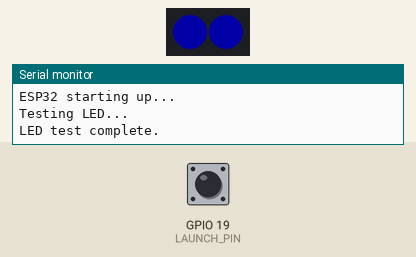
A program run on a simulated ESP32. Shown: 2 RGB LEDs in strip order, left to right, the last lines printed to the serial monitor. The inputs (shaded band) are chosen by the test bench; at power-on: GPIO 19 (LAUNCH_PIN) HIGH. Dim RGB values are drawn brighter than linear; random numbers use the default seed unless the program sets one.

Above: at 2.2 s.
2.3 s: GPIO 19 (LAUNCH_PIN) pulled LOW for 0.15 s
At 2.8 s:
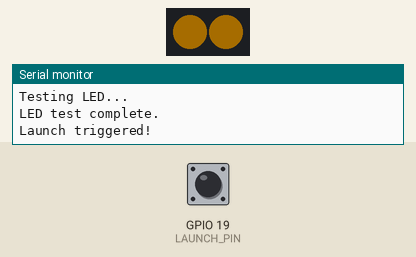
At 3.3 s:
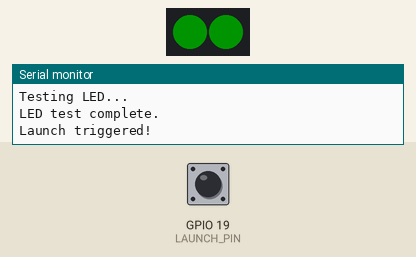
Timing chart, 0 to 5.3 s (numbered marks = the images above; inputs shaded):
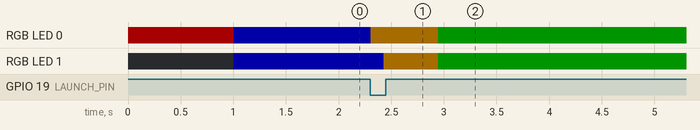

Measured:
- after the input at 2.3 s, RGB LED 0: RGB(0, 0, 40) → RGB(40, 26, 0) at once, → RGB(0, 20, 0) 0.64 s later; RGB LED 1: RGB(0, 0, 40) → RGB(40, 26, 0) after 0.13 s, → RGB(0, 20, 0) 0.52 s later

The program:

main.cpp
```cpp
#include <FastLED.h>

constexpr uint8_t LED_PIN = 33;
constexpr uint8_t NUM_LEDS = 2;
constexpr uint8_t BRIGHTNESS = 40;
constexpr uint8_t LAUNCH_PIN = 19;

CRGB leds[NUM_LEDS];

int lastLaunchState = HIGH;
bool launchTriggered = false;
bool showingResult = false;

// ---- TEMPORARY INPUTS ----
int tempC = 15;              // Change to 0, 5, 10, 15 to test
bool overrideActive = false;

// ---- Compute Survival Percentage (0-100) ----
uint8_t computeSurvivalPercent(int temp, bool overrideFlag) {
  int survival = 90; // percent

  if (temp <= 0) survival -= 40;
  else if (temp <= 5) survival -= 25;
  else if (temp <= 10) survival -= 10;

  if (overrideFlag) survival -= 15;

  survival = constrain(survival, 0, 100);
  return static_cast<uint8_t>(survival);
}

// ---- Idle State ----
void idleAnimation() {
  fill_solid(leds, NUM_LEDS, CRGB::Blue);
  FastLED.show();
}

// ---- Launch Sequence ----
void runLaunchSequence() {
  // Countdown sweep (builds up orange bar)
  for (uint8_t i = 0; i < NUM_LEDS; ++i) {
    leds[i] = CRGB::Orange;
    FastLED.show();
    delay(120);
  }

  delay(400);

  // Compute probability as integer percent
  uint8_t survivalPct = computeSurvivalPercent(tempC, overrideActive);

  // Visual probability bar (number of green LEDs)
  uint8_t litCount = (survivalPct * NUM_LEDS + 99) / 100;
  for (uint8_t i = 0; i < NUM_LEDS; ++i) {
    leds[i] = (i < litCount) ? CRGB::Green : CRGB::Black;
  }
  FastLED.show();
  delay(1200);

  // Random roll using integer percent
  bool vehicleSurvives = (static_cast<uint8_t>(random(100)) < survivalPct);

  if (vehicleSurvives) {

    // Success → whole strip turns green
    fill_solid(leds, NUM_LEDS, CRGB::Green);
    FastLED.show();

  } else {

    // Failure → red cascade across strip
    for (uint8_t i = 0; i < NUM_LEDS; ++i) {
      leds[i] = CRGB::Red;
      FastLED.show();
      delay(80);
    }

  }

  delay(2000);
  showingResult = true;
}

void setup() {
  Serial.begin(115200);
  Serial.println("ESP32 starting up...");

  FastLED.addLeds<WS2812B, LED_PIN, GRB>(leds, NUM_LEDS);
  FastLED.setBrightness(BRIGHTNESS);

  pinMode(LAUNCH_PIN, INPUT_PULLUP);

  randomSeed(analogRead(34));

  // Test LED on startup
  Serial.println("Testing LED...");
  leds[0] = CRGB::Red;
  FastLED.show();
  delay(1000);
  leds[0] = CRGB::Black;
  FastLED.show();
  Serial.println("LED test complete.");
}

void loop() {
  int currentState = digitalRead(LAUNCH_PIN);

  // Edge detect: HIGH -> LOW
  if (lastLaunchState == HIGH && currentState == LOW) {
    Serial.println("Launch triggered!");
    launchTriggered = true;
    showingResult = false;
  }
  lastLaunchState = currentState;

  if (launchTriggered) {
    runLaunchSequence();
    launchTriggered = false;
  }

  if (!showingResult) {
    idleAnimation();
  }

  delay(100); // Small delay to prevent serial spam
}
```
